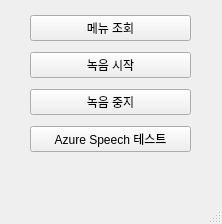
<?xml version="1.0" encoding="UTF-8"?>
<ui version="4.0">
 <class>MainWindow</class>
 <widget class="QMainWindow" name="MainWindow">
  <property name="geometry">
   <rect>
    <x>0</x>
    <y>0</y>
    <width>222</width>
    <height>224</height>
   </rect>
  </property>
  <property name="windowTitle">
   <string>MainWindow</string>
  </property>
  <widget class="QWidget" name="centralwidget">
   <widget class="QWidget" name="">
    <property name="geometry">
     <rect>
      <x>30</x>
      <y>10</y>
      <width>161</width>
      <height>151</height>
     </rect>
    </property>
    <layout class="QVBoxLayout" name="verticalLayout">
     <item>
      <widget class="QPushButton" name="pushButton">
       <property name="text">
        <string>메뉴 조회</string>
       </property>
      </widget>
     </item>
     <item>
      <widget class="QPushButton" name="btnStartRecord">
       <property name="text">
        <string>녹음 시작</string>
       </property>
      </widget>
     </item>
     <item>
      <widget class="QPushButton" name="btnStopRecord">
       <property name="text">
        <string>녹음 중지</string>
       </property>
      </widget>
     </item>
     <item>
      <widget class="QPushButton" name="btnTestAzure">
       <property name="text">
        <string>Azure Speech 테스트</string>
       </property>
      </widget>
     </item>
    </layout>
   </widget>
  </widget>
  <widget class="QMenuBar" name="menubar">
   <property name="geometry">
    <rect>
     <x>0</x>
     <y>0</y>
     <width>222</width>
     <height>22</height>
    </rect>
   </property>
  </widget>
  <widget class="QStatusBar" name="statusbar"/>
 </widget>
 <resources/>
 <connections/>
</ui>
